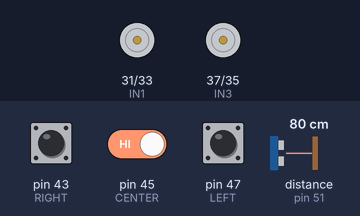
Simulated run of this sketch. Board: Arduino Mega 2560, built with avr-gcc and run on an emulated ATmega2560. On the bench: motor-driver pin pairs drawn as motors (green arrow = first pin HIGH = forward, orange = second pin HIGH = backward, longer = more drive, scaled by the enable pin). The test bench sets the inputs (shaded band); at power-on: pin 43 (RIGHT) LOW, pin 45 (CENTER) HIGH, pin 47 (LEFT) LOW, distance to the obstacle (sensor on pin 51) 80 cm. The echo pulse lasts 58.3 µs per cm.

Above: at 1.2 s.
1.3 s: pin 43 (RIGHT) pulled HIGH for 0.15 s
At 2.1 s:
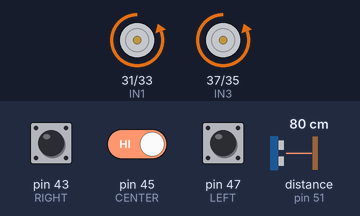
2.9 s: pin 45 (CENTER) driven LOW
At 3.3 s:
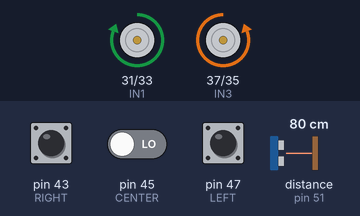
4.4 s: pin 47 (LEFT) pulled HIGH for 0.15 s
At 4.47 s:
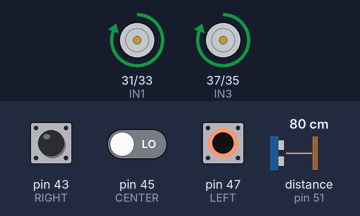
6.0 s: pin 47 (LEFT) pulled HIGH for 3.2 s
At 10.4 s:
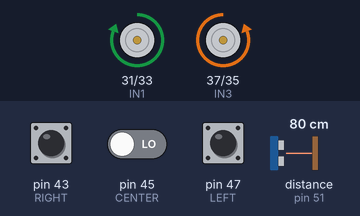
10.7 s: pin 43 (RIGHT) pulled HIGH for 3.2 s
At 11.6 s:
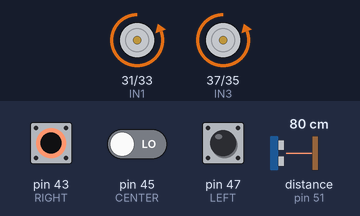
Timing chart, 0 to 15.4 s (numbered marks = the images above; inputs shaded):
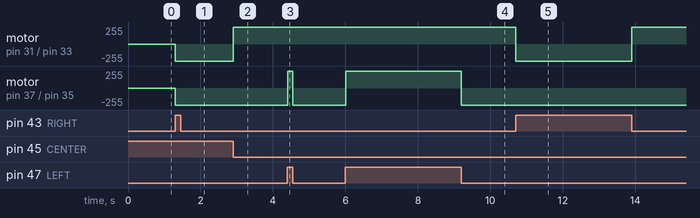

Measured:
- after the input at 1.3 s, motor on pin 31 (IN1) / pin 33 (IN2), motor on pin 37 (IN3) / pin 35 (IN4): stopped → backward 255/255 at once
- after the input at 2.9 s, motor on pin 31 (IN1) / pin 33 (IN2): backward 255/255 → forward 255/255 at once
- after the input at 4.4 s, motor on pin 37 (IN3) / pin 35 (IN4): backward 255/255 → forward 255/255 at once, → backward 255/255 0.15 s later
- after the input at 6.0 s, motor on pin 37 (IN3) / pin 35 (IN4): backward 255/255 → forward 255/255 at once, → backward 255/255 3.2 s later
- after the input at 10.7 s, motor on pin 31 (IN1) / pin 33 (IN2): forward 255/255 → backward 255/255 at once, → forward 255/255 3.2 s later

The sketch:

line_follow_robot.ino
```cpp
/*
   wheel diagram
    IN1  IN4
    IN2  IN3
*/


#include <Wire.h>
#include <NewPing.h>

NewPing sonar(49, 51); //trig(49) and echo(51)
long inches;
int i = 1000;
int PWM1 = 50;
int PWM2 = 48;
int Speed1 = 130;
int Speed2 = 255;

int IN1 = 31;
int IN2 = 33;
int IN3 = 37;
int IN4 = 35;
int LEFT = 47;
int CENTER = 45;
int RIGHT = 43;

void setup()

{
  pinMode(LEFT, INPUT);
  pinMode(CENTER, INPUT);
  pinMode(RIGHT, INPUT);
  pinMode(IN1, OUTPUT);
  pinMode(IN2, OUTPUT);
  pinMode(IN3, OUTPUT);
  pinMode(IN4, OUTPUT);
  pinMode(PWM1, OUTPUT);
  pinMode(PWM2, OUTPUT);
}

void Forward()
{
  analogWrite(PWM1, Speed1);
  analogWrite(PWM2, Speed1);
  digitalWrite(IN1, 1);
  digitalWrite(IN2, 0);
  digitalWrite(IN3, 0);
  digitalWrite(IN4, 1);
}

void TurnRight()
{
  analogWrite(PWM1, Speed1);
  analogWrite(PWM2, Speed1);
  digitalWrite(IN1, 0);
  digitalWrite(IN2, 1);
  digitalWrite(IN3, 0);
  digitalWrite(IN4, 1);
}

void TurnLeft()
{
  analogWrite(PWM1, Speed1);
  analogWrite(PWM2, Speed1);
  digitalWrite(IN1, 1);
  digitalWrite(IN2, 0);
  digitalWrite(IN3, 1);
  digitalWrite(IN4, 0);;
}

void Backward()
{
  analogWrite(PWM1, Speed1);
  analogWrite(PWM2, Speed1);
  digitalWrite(IN1, 0);
  digitalWrite(IN2, 1);
  digitalWrite(IN3, 1);
  digitalWrite(IN4, 0);
}

void Stop()
{
  analogWrite(PWM1, 0);
  analogWrite(PWM2, 0);
  digitalWrite(IN1, 0);
  digitalWrite(IN2, 0);
  digitalWrite(IN3, 0);
  digitalWrite(IN4, 0);
}

void loop()
{

  inches = sonar.ping_in();

  if (inches > 4) {

    if ((digitalRead(LEFT) == 1) && (digitalRead(CENTER) == 0) && (digitalRead(RIGHT) == 1))
    {
      Forward();
    }

    if ((digitalRead(LEFT) == 0) && (digitalRead(CENTER) == 0) && (digitalRead(RIGHT) == 1))
    {
      TurnRight();
    }

    if ((digitalRead(LEFT) == 0) && (digitalRead(CENTER) == 1) && (digitalRead(RIGHT) == 1))
    {
      TurnRight();
    }

    if ((digitalRead(LEFT) == 1) && (digitalRead(CENTER) == 0) && (digitalRead(RIGHT) == 0))
    {
      TurnLeft();
    }

    if ((digitalRead(LEFT) == 1) && (digitalRead(CENTER) == 1) && (digitalRead(RIGHT) == 0))
    {
      TurnLeft();
    }

    if ((digitalRead(LEFT) == 0) && (digitalRead(CENTER) == 0) && (digitalRead(RIGHT) == 0))
    {
      Forward();
    }

    if ((digitalRead(LEFT) == 1) && (digitalRead(CENTER) == 1) && (digitalRead(RIGHT) == 1))
    {
      Forward();
    }
  }

  else
  {
    Stop();
  }
}
```
